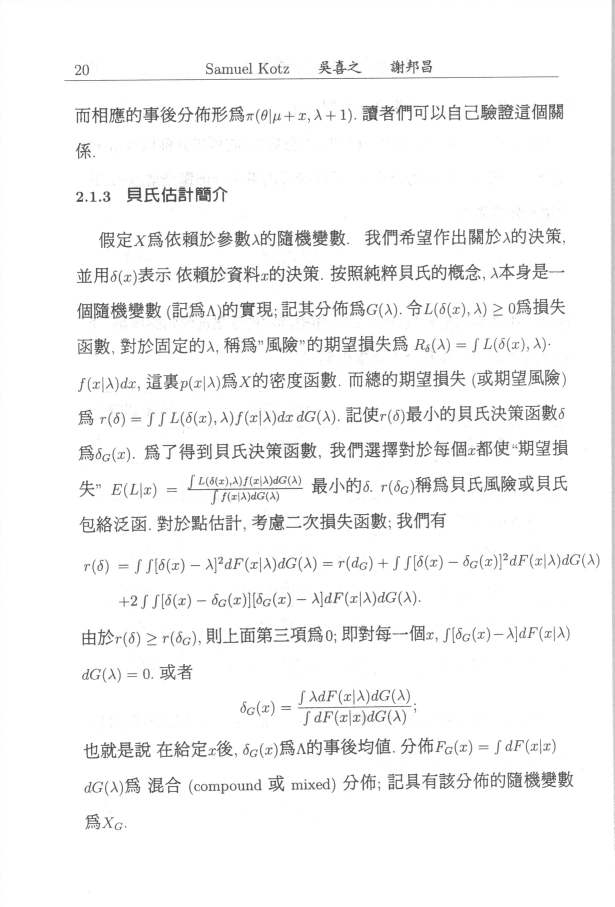
#> input picture samples/Page-020.jpg, 1843 x 2721 px (shown at 1/3 size); its folder holds only this picture in this run
$ python orientation_detector.py
#> lines starting #> are read from the running program, lines starting #| are printed output that depends on the picture; after the words box and inside, x2 and y2 are one past the last pixel; in counts of white or black regions, pixels touching at a corner belong together
### config_utils.py
#!/usr/bin/env python3
"""
ScanORC: 統一 JSON 參數與偏好設定工具模組 (config_utils.py)
提供全專案所有工具程式一致的：
  1. 單一 JSON 檔案參數自動直通 (例如: python tool.py my_config.json)
  2. 讀取 JSON 偏好設定檔 (-p, --preference, -c, --config)
  3. 匯出完整參數預設值範本 (-t, --template, --dump-config)
  4. 支援帶註解的 JSON 檔案解析
"""

import os
import re
import sys
import json
import argparse
from pathlib import Path
from typing import Dict, Any, Optional, List


# [54 lines left out: functions strip_json_comments, load_json_with_comments, extract_template_dict, not called in this run]


def attach_preference_and_template_support(
    parser: argparse.ArgumentParser,
    tool_name: str = "",
    cli_args: Optional[List[str]] = None
) -> argparse.Namespace:
    """
    為傳入的 parser 註冊標準 -p / -t 旗標，支援單一 JSON 直通判定、載入設定與範本輸出。
    """
    raw_argv = list(cli_args if cli_args is not None else sys.argv[1:])

    # [步驟 1] 註冊通用旗標
    parser.add_argument(
        "-p", "--preference", "--config", "-c",
        dest="pref_file",
        default=None,
        metavar="FILE.json",
        help="載入 JSON 偏好設定檔並套用所有參數 (命令列參數可覆蓋之)"
    )
    parser.add_argument(
        "-t", "--template", "--dump-config",
        dest="template_file",
        nargs="?",
        const="",
        default=None,
        metavar="OUT.json",
        help="匯出包含所有參數與預設值之完整 JSON 範本檔 (可指定檔名，留空則輸出至終端機)"
    )

    # [步驟 2] 檢查是否觸發 -t / --template / --dump-config 匯出範本
    template_idx = -1
    for opt in ("-t", "--template", "--dump-config"):
        if opt in raw_argv:
            template_idx = raw_argv.index(opt)
            break

    if template_idx != -1:
        out_target = None
        # 檢查該 flag 後方是否接著一個非 flag 的檔案名稱
        if template_idx + 1 < len(raw_argv) and not raw_argv[template_idx + 1].startswith("-"):
            out_target = raw_argv[template_idx + 1]

        template_data = extract_template_dict(parser)
        formatted_json = json.dumps(template_data, ensure_ascii=False, indent=2)

        if out_target:
            out_path = Path(out_target).resolve()
            out_path.parent.mkdir(parents=True, exist_ok=True)
            out_path.write_text(formatted_json + "\n", encoding="utf-8")
            print(f"[+] 已成功匯出包含所有參數之 JSON 範本檔: {out_path}")
        else:
            print(formatted_json)
        sys.exit(0)

    # [步驟 3] 智慧直通判斷：
    # 如果第一個位置參數是以 .json 結尾且未以 '-' 開頭
    # (例外: 若為 extract_toc 且該 json 是 TOC 結構資料檔而非 tool 參數檔則放行)
    transformed_argv = list(raw_argv)
    if (
        len(transformed_argv) >= 1
        and not transformed_argv[0].startswith("-")
        and transformed_argv[0].lower().endswith(".json")
    ):
        candidate_json = transformed_argv[0]
        is_tool_preference = True

        # 若是 extract_toc.py，檢查是否為 toc.json 資料檔
        if "extract_toc" in tool_name.lower() and Path(candidate_json).is_file():
            try:
                probe = load_json_with_comments(candidate_json)
                if isinstance(probe, dict) and "toc" in probe and "input" not in probe:
                    is_tool_preference = False
            except Exception:
                pass

        if is_tool_preference:
            transformed_argv = ["--preference", candidate_json] + transformed_argv[1:]

    # [步驟 4] 檢查是否有 --preference / -p 參數需要預先讀取
    pref_path_str = None
    for i, arg in enumerate(transformed_argv):
        if arg in ("-p", "--preference", "--config", "-c"):
            if i + 1 < len(transformed_argv):
                pref_path_str = transformed_argv[i + 1]
                break
        elif any(arg.startswith(f"{prefix}=") for prefix in ("--preference", "--config")):
            pref_path_str = arg.split("=", 1)[1]
            break

    if pref_path_str:
        pref_path = Path(pref_path_str).resolve()
        if not pref_path.is_file():
            print(f"[-] 錯誤：找不到指定的偏好設定檔 '{pref_path}'！", file=sys.stderr)
            sys.exit(1)

        try:
            data = load_json_with_comments(pref_path)
            if not isinstance(data, dict):
                print(f"[-] 錯誤：偏好設定檔 '{pref_path}' 內容必須為 JSON 字典物件！", file=sys.stderr)
                sys.exit(1)

            # 正規化鍵名 (例如 "skip-ocr" -> "skip_ocr")
            clean_data = {k.replace("-", "_"): v for k, v in data.items()}
            clean_data.pop("pref_file", None)
            clean_data.pop("template_file", None)

            # 類型自動適配 (例如 nargs='*' 時若給予單一字串自動轉為列表)
            action_map = {a.dest: a for a in parser._actions}
            for k, v in list(clean_data.items()):
                action = action_map.get(k)
                if action and action.nargs in ("*", "+") and isinstance(v, (str, int, float)):
                    clean_data[k] = [v]

            parser.set_defaults(**clean_data)
        except json.JSONDecodeError as e:
            print(f"[-] 錯誤：偏好設定檔 '{pref_path}' JSON 語法無效: {e}", file=sys.stderr)
            sys.exit(1)
        except Exception as e:
            print(f"[-] 錯誤：讀取偏好設定檔 '{pref_path}' 失敗: {e}", file=sys.stderr)
            sys.exit(1)

    # [步驟 5] 執行最終解析 (命令列參數享有最高優先級)
    return parser.parse_args(transformed_argv)

### orientation_detector.py
#!/usr/bin/env python3
"""
ScanORC: 頁面與書籍排版方向自動偵測工具 (orientation_detector.py)

功能：
  1. 獨立命令列工具與 Python API，輸出 'vertical' 或 'horizon' (或 'horizontal') 字串。
  2. 支援標準 ScanORC JSON 偏好設定介面 (-p / -c / -t / 單一 JSON 直通)。
  3. 優先以 Page-xxx.jpg 正文圖檔進行抽樣，自動排除 Cover-* 與 Content-* 圖檔。
  4. 結合影像水平/垂直投影方差比 (Projection Profile Variance, PPV) 與 YOLO BBox 長寬比。
  5. 支援 --quiet 精簡模式，供 batch_process.py 或 process_book.py 子進程直接調用。
"""

import os
import re
import sys
import json
import argparse
from pathlib import Path
from typing import List, Dict, Any, Optional, Union, Tuple, Set

import cv2
import numpy as np
from PIL import Image

from config_utils import attach_preference_and_template_support

VALID_IMAGE_EXTS = {".jpg", ".jpeg", ".png", ".webp", ".tif", ".tiff", ".bmp"}


# [14 lines left out: function normalize_layout_direction, not called in this run]


def natural_sort_key(s: Any) -> List:
    return [int(text) if text.isdigit() else text.lower() for text in re.split(r"(\d+)", str(s))]


def detect_orientation_projection(
    image_input: Union[str, Path, np.ndarray, Image.Image],
    sample_width: int = 800,
    threshold_vertical_ratio: float = 1.35,
    threshold_horizontal_ratio: float = 0.75,
) -> Dict[str, Any]:
    """
    透過水平與垂直投影輪廓之像素分佈變異數 (Variance)，判定頁面為直排或橫排。

    原理：
      - 橫排版面：水平方向具有交替之文字行與行距空白，水平投影波動極大 (Var_H 高)，垂直投影相對平緩。
      - 直排版面：垂直方向具有交替之文字欄與欄距空白，垂直投影波動極大 (Var_V 高)，水平投影相對平緩。
      - Ratio = Var_V / Var_H：Ratio > 1.35 傾向直排；Ratio < 0.75 傾向橫排。
    """
    if isinstance(image_input, (str, Path)):
        img_path_str = str(image_input)
        img = cv2.imread(img_path_str, cv2.IMREAD_GRAYSCALE)
        if img is None:
            return {
                "orientation": "horizontal",
                "confidence": 0.0,
                "ratio": 1.0,
                "error": f"無法讀取圖片: {img_path_str}"
            }
    elif isinstance(image_input, Image.Image):
        img = cv2.cvtColor(np.array(image_input), cv2.COLOR_RGB2GRAY)
    elif isinstance(image_input, np.ndarray):
        if len(image_input.shape) == 3:
            img = cv2.cvtColor(image_input, cv2.COLOR_BGR2GRAY)
        else:
            img = image_input
    else:
        raise ValueError(f"不支援的圖片輸入類型: {type(image_input)}")

    h, w = img.shape
    if w <= 0 or h <= 0:
        return {"orientation": "horizontal", "confidence": 0.0, "ratio": 1.0}

    # 縮圖至固定寬度 sample_width (如 800px) 以達成 3~8ms 之極速運算
    if w > sample_width:
        scale = sample_width / float(w)
        resized_h = max(10, int(h * scale))
        resized = cv2.resize(img, (sample_width, resized_h), interpolation=cv2.INTER_AREA)
    else:
        resized = img

    # Otsu 二值化反轉 (前景文字為 255，背景留白為 0)
    _, binary = cv2.threshold(resized, 0, 255, cv2.THRESH_BINARY_INV + cv2.THRESH_OTSU)

    # 計算投影 (每列/每欄的前景像素累計值)
    proj_h = np.sum(binary, axis=1)  # 水平投影 (長度為高度)
    proj_v = np.sum(binary, axis=0)  # 垂直投影 (長度為寬度)

    # 過濾留白邊界 (僅取高於均值 5% 之有效正文區域)
    mean_h = np.mean(proj_h)
    mean_v = np.mean(proj_v)
    valid_h = proj_h[proj_h > mean_h * 0.05]
    valid_v = proj_v[proj_v > mean_v * 0.05]

    var_h = float(np.var(valid_h)) if len(valid_h) > 5 else 1.0
    var_v = float(np.var(valid_v)) if len(valid_v) > 5 else 1.0

    ratio = var_v / max(var_h, 1e-5)

    if ratio >= threshold_vertical_ratio:
        orientation = "vertical"
        confidence = min(1.0, max(0.6, (ratio - 1.0) / 4.0 + 0.6))
    elif ratio <= threshold_horizontal_ratio:
        orientation = "horizontal"
        confidence = min(1.0, max(0.6, (1.0 - ratio) * 0.8 + 0.6))
    else:
        orientation = "ambiguous"
        confidence = 0.5

    return {
        "orientation": orientation,
        "confidence": round(confidence, 3),
        "ratio": round(ratio, 4),
        "var_h": round(var_h, 1),
        "var_v": round(var_v, 1),
    }


# [127 lines left out: functions detect_orientation_bboxes, detect_page_orientation, not called in this run]


def collect_book_sample_pages(
    inputs: Union[str, Path, List[Union[str, Path]]],
    sample_count: int = 5,
    recursive: bool = True,
) -> Tuple[List[Path], str]:
    """
    從指定路徑或目錄收集圖片，並嚴格以 Page-xxx.jpg 優先規則進行等距抽樣。
    優先順序：
      1. 第一優先級：檔名符合 Page-*.jpg (或 Page-*.png 等正文標記)
      2. 第二優先級：排除明確標記為 Cover-* 或 Content-* 的圖檔
      3. 第三優先級：所有可用之圖檔
    回傳: (抽樣圖檔清單, 抽樣來源說明)
    """
    raw_inputs = [inputs] if isinstance(inputs, (str, Path)) else list(inputs)
    all_images: List[Path] = []
    seen = set()

    exclude_dir_names = {".git", "images", "output", "pipeline_temp", "images_opt_tmp", "__pycache__", "build", "deb_dist"}

    for item in raw_inputs:
        p = Path(item).resolve()
        if p.is_file() and p.suffix.lower() in VALID_IMAGE_EXTS:
            if str(p) not in seen:
                seen.add(str(p))
                all_images.append(p)
        elif p.is_dir():
            if recursive:
                for root, dirs, files in os.walk(p):
                    dirs[:] = [d for d in dirs if d not in exclude_dir_names and not d.startswith(".")]
                    for f in files:
                        fp = Path(root) / f
                        if fp.suffix.lower() in VALID_IMAGE_EXTS and str(fp) not in seen:
                            seen.add(str(fp))
                            all_images.append(fp)
            else:
                for fp in p.iterdir():
                    if fp.is_file() and fp.suffix.lower() in VALID_IMAGE_EXTS and str(fp) not in seen:
                        seen.add(str(fp))
                        all_images.append(fp)

    if not all_images:
        return [], "未找到任何有效圖檔"

    # [核心規則] 1. 優先挑選 Page-xxx.jpg 正文頁面
    page_imgs = [
        p for p in all_images
        if re.search(r"page[-_]?\d+", p.name, re.IGNORECASE)
    ]
    if len(page_imgs) >= 3:
        target_pool = page_imgs
        pool_desc = f"正文頁面 (Page-*.jpg, 共 {len(page_imgs)} 頁)"
    else:
        # 2. 排除 Cover 與 Content
        non_cover_content = [
            p for p in all_images
            if not (
                p.name.lower().startswith("cover-")
                or p.name.lower().startswith("content-")
                or re.search(r"^(cover|content)[-_]?\d+", p.name, re.IGNORECASE)
            )
        ]
        if len(non_cover_content) >= 1:
            target_pool = non_cover_content
            pool_desc = f"非封面/非目錄頁面 (共 {len(non_cover_content)} 頁)"
        else:
            target_pool = all_images
            pool_desc = f"全部可用圖檔 (共 {len(all_images)} 頁)"

    # 自然排序
    target_pool.sort(key=natural_sort_key)

    # 等距抽樣 (避開極端邊界，取正文 15% ~ 85% 區間)
    n = len(target_pool)
    if n <= sample_count:
        sampled_paths = target_pool
    else:
        indices = np.linspace(int(n * 0.15), int(n * 0.85), sample_count, dtype=int)
        sampled_paths = [target_pool[idx] for idx in sorted(list(set(indices)))]

    return sampled_paths, pool_desc


def detect_book_orientation(
    inputs: Union[str, Path, List[Union[str, Path]]],
    sample_count: int = 5,
    sample_width: int = 800,
    threshold_vertical_ratio: float = 1.35,
    threshold_horizontal_ratio: float = 0.75,
    short_label: bool = True,
) -> Dict[str, Any]:
    """
    書籍層級排版方向自動偵測核心函式：
    抽樣以 Page-xxx.jpg 為主，回傳包含完整抽樣統計與決策結果。
    """
    sampled_paths, pool_desc = collect_book_sample_pages(inputs, sample_count=sample_count)

    if not sampled_paths:
        default_ori = "horizon" if short_label else "horizontal"
        return {
            "orientation": default_ori,
            "confidence": 0.0,
            "votes": {"vertical": 0, "horizontal": 0, "ambiguous": 0},
            "total_sampled": 0,
            "pool_desc": pool_desc,
            "samples": [],
            "error": "未找到可用於抽樣之圖檔",
        }

    votes = {"vertical": 0, "horizontal": 0, "ambiguous": 0}
    sample_details = []

    for sp in sampled_paths:
        res = detect_orientation_projection(
            sp,
            sample_width=sample_width,
            threshold_vertical_ratio=threshold_vertical_ratio,
            threshold_horizontal_ratio=threshold_horizontal_ratio,
        )
        votes[res["orientation"]] += 1
        sample_details.append({
            "path": str(sp),
            "name": sp.name,
            "orientation": res["orientation"],
            "confidence": res["confidence"],
            "ratio": res["ratio"],
            "var_h": res["var_h"],
            "var_v": res["var_v"],
        })

    v_votes = votes["vertical"]
    h_votes = votes["horizontal"]
    decisive_total = v_votes + h_votes

    if decisive_total > 0 and (v_votes / decisive_total) >= 0.5:
        final_orientation = "vertical"
        confidence = round(v_votes / decisive_total, 3)
    else:
        final_orientation = "horizon" if short_label else "horizontal"
        confidence = round((h_votes / max(1, decisive_total)), 3)

    return {
        "orientation": final_orientation,
        "confidence": confidence,
        "votes": votes,
        "total_sampled": len(sampled_paths),
        "pool_desc": pool_desc,
        "samples": sample_details,
    }


# [21 lines left out: function detect_orientation, not called in this run]


def main():
    parser = argparse.ArgumentParser(
        description="ScanORC: 頁面與書籍排版方向自動偵測工具 (直排 vertical / 橫排 horizon)"
    )
    parser.add_argument(
        "inputs",
        nargs="*",
        default=[],
        help="待檢測的書籍目錄、圖片清單或單張圖片 (亦可使用 -i/--input 指定)"
    )
    parser.add_argument(
        "--input", "-i",
        dest="input_target",
        default=None,
        help="明確指定待檢測的書籍圖檔目錄或圖片路徑"
    )
    parser.add_argument(
        "--samples", "-s",
        type=int,
        default=5,
        help="書籍抽樣頁數 (預設: 5 頁，優先抽樣 Page-xxx.jpg)"
    )
    parser.add_argument(
        "--sample-width",
        type=int,
        default=800,
        help="投影方差檢測縮放寬度 (預設: 800px，兼具 3~8ms 高速與高準度)"
    )
    parser.add_argument(
        "--threshold-vertical",
        type=float,
        default=1.35,
        help="判定為直排之垂直/水平方差比值閥值 (預設: 1.35)"
    )
    parser.add_argument(
        "--threshold-horizontal",
        type=float,
        default=0.75,
        help="判定為橫排之垂直/水平方差比值閥值 (預設: 0.75)"
    )
    parser.add_argument(
        "--short-label",
        action=argparse.BooleanOptionalAction,
        default=True,
        help="回傳橫排標籤時使用 'horizon' 代替 'horizontal' (預設: True，回傳 'vertical' 或 'horizon')"
    )
    parser.add_argument(
        "--quiet", "-q",
        action="store_true",
        help="精簡模式：標準輸出僅印出結果字串 ('vertical' 或 'horizon'/'horizontal')，便於腳本與子進程捕獲"
    )
    parser.add_argument(
        "--json",
        action="store_true",
        help="以 JSON 格式輸出完整抽樣明細、方差比值與信心度"
    )

    args = attach_preference_and_template_support(parser, "orientation_detector")

    # 彙整輸入來源
    input_sources: List[Union[str, Path]] = []
    if args.input_target:
        input_sources.append(args.input_target)
    if args.inputs:
        input_sources.extend(args.inputs)
    if not input_sources:
        # 預設嘗試當前目錄、preprocessed 或 samples
        for cand in ["preprocessed", "samples", "."]:
            if Path(cand).is_dir():
                input_sources.append(cand)
                break

    # 單張特定檔案判定 (若明確給定且只有 1 個檔案)
    single_file_mode = False
    if len(input_sources) == 1:
        single_p = Path(input_sources[0])
        if single_p.is_file() and single_p.suffix.lower() in VALID_IMAGE_EXTS:
            single_file_mode = True

    if single_file_mode:
        res = detect_page_orientation(input_sources[0])
        ori_str = res["orientation"]
        if args.short_label and ori_str == "horizontal":
            ori_str = "horizon"

        if args.quiet:
            print(ori_str)
            sys.exit(0)

        if args.json:
            print(json.dumps({"file": str(input_sources[0]), "result": res, "label": ori_str}, indent=2, ensure_ascii=False))
            sys.exit(0)

        ori_desc = "直排 (豎排 / vertical-rl)" if res["orientation"] == "vertical" else "橫排 (horizontal)"
        print("=" * 60)
        print(f"單頁排版方向檢測: {input_sources[0]}")
        print(f"判定結果: {ori_desc} -> '{ori_str}'")
        print(f"信心度: {res['confidence'] * 100:.1f}%, 投影方差比 (V/H): {res['projection']['ratio']:.3f}")
        print("=" * 60)
        sys.exit(0)

    # 書籍多頁抽樣模式 (以 Page-xxx.jpg 為主)
    book_res = detect_book_orientation(
        inputs=input_sources,
        sample_count=args.samples,
        sample_width=args.sample_width,
        threshold_vertical_ratio=args.threshold_vertical,
        threshold_horizontal_ratio=args.threshold_horizontal,
        short_label=args.short_label,
    )
#> in detect_orientation_projection, img is the input picture: shape (2721, 1843); min 47, max 255, mean 245
#> in detect_orientation_projection, `resized = cv2.resize(img, (sample_width, resized_h), interpolation=cv2..`:
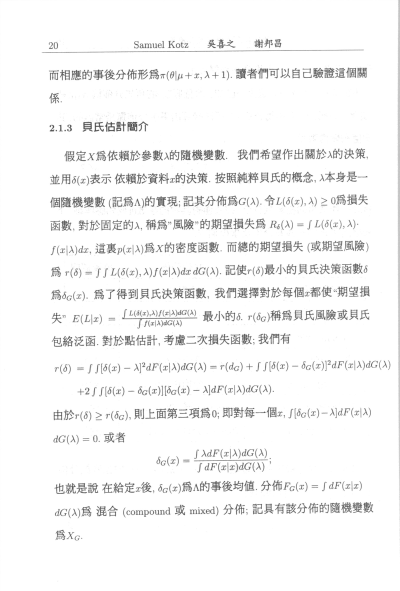
#> resized: shape (1181, 800) (shown at 1/2 size); min 64, max 255, mean 245
#> in detect_orientation_projection, `_, binary = cv2.threshold(resized, 0, 255, cv2.THRESH_BINARY_INV + cv2..`:
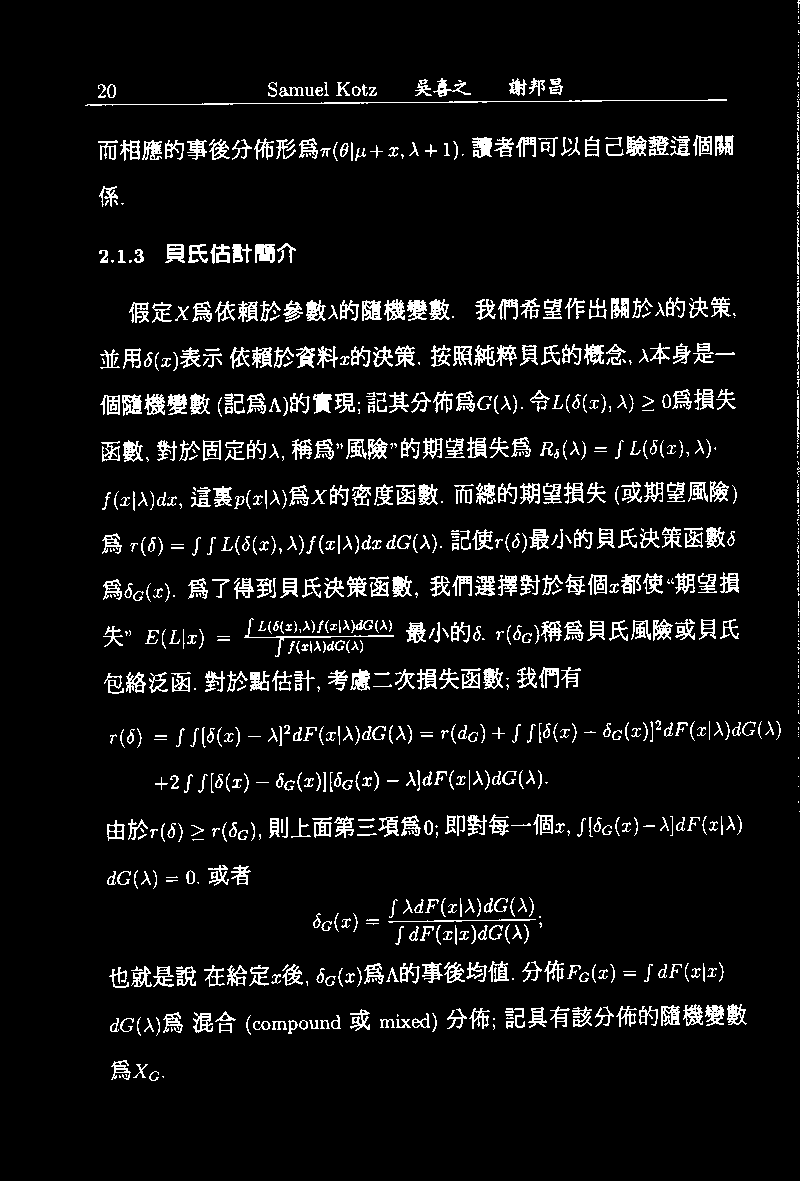
#> binary: shape (1181, 800); 7% white in thin lines or dots, all inside (x1, y1, x2, y2) = (85, 0, 800, 1081)
#> in detect_orientation_projection, `proj_h = np.sum(binary, axis=1)`: proj_h = 1181 values, max 77010 at index 636, min 0 at index 8, mean 14256.5
#> in detect_orientation_projection, `proj_v = np.sum(binary, axis=0)`: proj_v = 800 values, max 115260 at index 798, min 0 at index 0, mean 21046.1
#> in detect_orientation_projection, `mean_h = np.mean(proj_h)`: mean_h = 14256.5
#> in detect_orientation_projection, `mean_v = np.mean(proj_v)`: mean_v = 21046.1
#> in detect_orientation_projection, `valid_h = proj_h[proj_h > mean_h * 0.05]`: valid_h = 586 values, max 77010 at index 312, min 765 at index 0, mean 28566.5
#> in detect_orientation_projection, `valid_v = proj_v[proj_v > mean_v * 0.05]`: valid_v = 665 values, max 115260 at index 663, min 1275 at index 648, mean 25296.4
#> in detect_orientation_projection, `var_h = float(np.var(valid_h)) if len(valid_h) > 5 else 1.0`: var_h = 490284573.6
#> in detect_orientation_projection, `var_v = float(np.var(valid_v)) if len(valid_v) > 5 else 1.0`: var_v = 69099280.6
#> in detect_orientation_projection, `ratio = var_v / max(var_h, 1e-5)`: ratio = 0.141
#> in detect_orientation_projection, `confidence = min(1.0, max(0.6, (1.0 - ratio) * 0.8 + 0.6))`: confidence = 1
#> in detect_book_orientation, `res = detect_orientation_projection( sp, sample_width=sample_width, th..`: res = {'orientation': 'horizontal', 'confidence': 1, 'ratio': 0.141, 'var_h': 490284573.6, 'var_v': 69099280.6}
#> in detect_book_orientation, `v_votes = votes["vertical"]`: v_votes = 0
#> in detect_book_orientation, `h_votes = votes["horizontal"]`: h_votes = 1
#> book_res = 6 items

    res_str = book_res["orientation"]
#> res_str = 'horizon'

    if args.quiet:
        print(res_str)
        sys.exit(0)

    if args.json:
        print(json.dumps(book_res, indent=2, ensure_ascii=False))
        sys.exit(0)

    ori_desc = "直排 (豎排 / vertical-rl)" if res_str == "vertical" else "橫排 (horizontal)"
#> ori_desc = '橫排 (horizontal)'
    print("=" * 65)
    print(f"ScanORC 書籍排版方向自動偵測 (抽樣來源: {book_res['pool_desc']})")
#| ScanORC 書籍排版方向自動偵測 (抽樣來源: 非封面/非目錄頁面 (共 1 頁))
    print(f"最終判定結果: {ori_desc} -> '{res_str}'")
#| 最終判定結果: 橫排 (horizontal) -> 'horizon'
    print(f"多數決信心度: {book_res['confidence'] * 100:.1f}% (直排: {book_res['votes']['vertical']} 頁, 橫排: {book_res['votes']['horizontal']} 頁)")
#| 多數決信心度: 100.0% (直排: 0 頁, 橫排: 1 頁)
    print("=" * 65)
    print("抽樣檢測明細:")
    for s in book_res["samples"]:
        s_ori = "直排" if s["orientation"] == "vertical" else "橫排"
        print(f"  - {s['name']:<18} -> {s_ori:<4} (比值 V/H: {s['ratio']:<7.3f}, 信心度: {s['confidence']*100:.1f}%)")
#> this loop made 1 pass
#> (printed output is left out)


if __name__ == "__main__":
    main()
